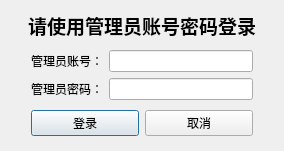
<?xml version="1.0" encoding="UTF-8"?>
<ui version="4.0">
 <class>adminLoginDialog</class>
 <widget class="QDialog" name="adminLoginDialog">
  <property name="geometry">
   <rect>
    <x>0</x>
    <y>0</y>
    <width>284</width>
    <height>151</height>
   </rect>
  </property>
  <property name="contextMenuPolicy">
   <enum>Qt::DefaultContextMenu</enum>
  </property>
  <property name="windowTitle">
   <string>Dialog</string>
  </property>
  <layout class="QVBoxLayout" name="verticalLayout_4">
   <item>
    <layout class="QVBoxLayout" name="verticalLayout_3">
     <item>
      <widget class="QLabel" name="label">
       <property name="text">
        <string>&lt;html&gt;&lt;head/&gt;&lt;body&gt;&lt;p align=&quot;center&quot;&gt;&lt;span style=&quot; font-size:14pt; font-weight:600;&quot;&gt;请使用管理员账号密码登录&lt;/span&gt;&lt;/p&gt;&lt;/body&gt;&lt;/html&gt;</string>
       </property>
      </widget>
     </item>
     <item>
      <layout class="QHBoxLayout" name="horizontalLayout_4">
       <item>
        <spacer name="verticalSpacer">
         <property name="orientation">
          <enum>Qt::Vertical</enum>
         </property>
         <property name="sizeHint" stdset="0">
          <size>
           <width>20</width>
           <height>98</height>
          </size>
         </property>
        </spacer>
       </item>
       <item>
        <layout class="QVBoxLayout" name="verticalLayout_2">
         <item>
          <layout class="QVBoxLayout" name="verticalLayout">
           <item>
            <layout class="QHBoxLayout" name="horizontalLayout">
             <item>
              <widget class="QLabel" name="label_2">
               <property name="text">
                <string>管理员账号：</string>
               </property>
              </widget>
             </item>
             <item>
              <widget class="QLineEdit" name="adminIdLineEdit"/>
             </item>
            </layout>
           </item>
           <item>
            <layout class="QHBoxLayout" name="horizontalLayout_2">
             <item>
              <widget class="QLabel" name="label_3">
               <property name="text">
                <string>管理员密码：</string>
               </property>
              </widget>
             </item>
             <item>
              <widget class="QLineEdit" name="adminPswLineEdit"/>
             </item>
            </layout>
           </item>
          </layout>
         </item>
         <item>
          <layout class="QHBoxLayout" name="horizontalLayout_3">
           <item>
            <widget class="QPushButton" name="loginButton">
             <property name="text">
              <string>登录</string>
             </property>
            </widget>
           </item>
           <item>
            <widget class="QPushButton" name="cancelButton">
             <property name="text">
              <string>取消</string>
             </property>
            </widget>
           </item>
          </layout>
         </item>
        </layout>
       </item>
       <item>
        <spacer name="verticalSpacer_2">
         <property name="orientation">
          <enum>Qt::Vertical</enum>
         </property>
         <property name="sizeHint" stdset="0">
          <size>
           <width>20</width>
           <height>78</height>
          </size>
         </property>
        </spacer>
       </item>
      </layout>
     </item>
    </layout>
   </item>
  </layout>
 </widget>
 <resources/>
 <connections>
  <connection>
   <sender>loginButton</sender>
   <signal>clicked()</signal>
   <receiver>adminLoginDialog</receiver>
   <slot>accept()</slot>
   <hints>
    <hint type="sourcelabel">
     <x>230</x>
     <y>235</y>
    </hint>
    <hint type="destinationlabel">
     <x>342</x>
     <y>203</y>
    </hint>
   </hints>
  </connection>
 </connections>
</ui>
